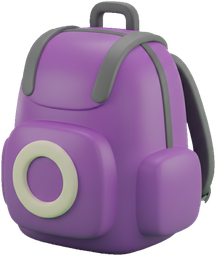
#> input picture assets/bag_backpack.png, 216 x 256 px
$ python -i gen_assets.py   (imports and definitions only)
#> lines starting #> are read from the running program, lines starting #| are printed output that depends on the picture; after the words box and inside, x2 and y2 are one past the last pixel; in counts of white or black regions, pixels touching at a corner belong together
#> further down, picture is the input picture: PIL image 216x256 RGBA; mean R, G, B, A 100.9, 76.5, 108, 185.7
#!/usr/bin/env python3
"""Generate the game's art from the Gemini image API.

    export GEMINI_API_KEY=...
    python3 tools/gen_assets.py               # everything that isn't on disk yet
    python3 tools/gen_assets.py --only bag_   # id prefix filter
    python3 tools/gen_assets.py --force       # regenerate even if it exists
    python3 tools/gen_assets.py --dry-run     # print the prompts, call nothing

Generation is the expensive, non-deterministic step, so the raw returns are kept
in assets/_raw/ and never overwritten unless you ask. Post-processing — chroma
key, trim, resize — is cheap and re-runs every time, so you can retune the keying
without paying for the image again.

Everything it writes lands in assets/ and is committed: the container this runs
in is ephemeral, the art is not.
"""

import argparse
import base64
import colorsys
import io
import json
import os
import ssl
import sys
import time
import urllib.error
import urllib.request
from collections import deque
from pathlib import Path

from PIL import Image, ImageFilter

ROOT = Path(__file__).resolve().parent.parent
SPEC = ROOT / "tools" / "assets.json"
ENDPOINT = "https://generativelanguage.googleapis.com/v1beta/models/{model}:generateContent"

# How far a pixel may drift from the backdrop colour and still count as backdrop.
# Seeding from the border is not the safeguard it looks like: the antialiased rim
# is a continuous ramp from backdrop to subject, so any tolerance wide enough to
# span that ramp lets the fill walk straight into the bag. At 78 it ate most of
# the mustard suitcase and the teal guitar case, whose colours sit ~75 from the
# green field. Keep this tight enough that the ramp stops it.
CHROMA_TOL = 40

# The backdrop also carries a contact shadow, too dark for CHROMA_TOL but the same
# hue, which survives as a green blob under the bag. A second pass takes anything
# that shares the backdrop's hue and is darker than it — correct for a shadow,
# wrong for a subject painted in the backdrop's own hue, which is what
# "shadow": false in assets.json is for.
SHADOW_HUE_TOL = 0.055   # fraction of the hue circle
SHADOW_MIN_SAT = 0.08    # below this it is a grey, not the tinted backdrop

# Backdrop the border fill cannot reach, because the subject encloses it. Tighter
# than CHROMA_TOL: this test is not anchored to the border, so it is the only
# thing standing between a subject's midtones and a hole punched through them.
HOLE_TOL = 28


# ── the API ─────────────────────────────────────────────────────

# [49 lines left out: functions _ssl_context, generate, not called in this run]


# ── post-processing ─────────────────────────────────────────────

def key_out_background(img, shadow=True):
    """Flood-fill the chroma backdrop away, starting from the frame border.

    Seeding from the border rather than keying globally is what lets a bag keep
    a colour the backdrop also contains — but only as far as CHROMA_TOL stays
    narrower than the antialiased rim, or the fill crosses it and keeps going.

    `shadow` adds the hue-matched second pass that lifts the contact shadow.
    Turn it off for a subject painted in the backdrop's own hue.
    """
#> called with shadow = True
    img = img.convert("RGBA")
    w, h = img.size
#> w = 216; h = 256
    px = img.load()

    corners = [px[0, 0], px[w - 1, 0], px[0, h - 1], px[w - 1, h - 1]]
#> corners = [(0, 0, 0, 0), (0, 0, 0, 0), (0, 0, 0, 0), (0, 0, 0, 0)]
    kr = sum(c[0] for c in corners) // 4
#> kr = 0
    kg = sum(c[1] for c in corners) // 4
#> kg = 0
    kb = sum(c[2] for c in corners) // 4
#> kb = 0
    tol2 = CHROMA_TOL * CHROMA_TOL
    k_hue, k_light, _ = colorsys.rgb_to_hls(kr / 255, kg / 255, kb / 255)
#> k_hue = 0; k_light = 0

    def is_shadow(r, g, b):
        hue, light, sat = colorsys.rgb_to_hls(r / 255, g / 255, b / 255)
        drift = abs(hue - k_hue)
        return (min(drift, 1 - drift) <= SHADOW_HUE_TOL
                and light < k_light and sat > SHADOW_MIN_SAT)

    def is_bg(x, y):
        r, g, b, _ = px[x, y]
        if (r - kr) ** 2 + (g - kg) ** 2 + (b - kb) ** 2 <= tol2:
            return True
        return shadow and is_shadow(r, g, b)

    seen = bytearray(w * h)
    q = deque()
    for x in range(w):
        for y in (0, h - 1):
            if not seen[y * w + x] and is_bg(x, y):
                seen[y * w + x] = 1
                q.append((x, y))
    for y in range(h):
        for x in (0, w - 1):
            if not seen[y * w + x] and is_bg(x, y):
                seen[y * w + x] = 1
                q.append((x, y))

    while q:
        x, y = q.popleft()
        for nx, ny in ((x - 1, y), (x + 1, y), (x, y - 1), (x, y + 1)):
            if 0 <= nx < w and 0 <= ny < h and not seen[ny * w + nx] and is_bg(nx, ny):
                seen[ny * w + nx] = 1
                q.append((nx, ny))

    # The border fill cannot reach backdrop it does not touch — the gap under a
    # handle, the triangle inside a strap — so those survive as green patches
    # welded to the bag. Sweep them separately, on a tolerance tight enough that
    # only the flat field qualifies and no part of a subject does.
    hole_tol2 = HOLE_TOL * HOLE_TOL
    for sy in range(h):
        for sx in range(w):
            if seen[sy * w + sx]:
                continue
            r, g, b, _ = px[sx, sy]
            if (r - kr) ** 2 + (g - kg) ** 2 + (b - kb) ** 2 > hole_tol2:
                continue
            blob = [(sx, sy)]
            seen[sy * w + sx] = 1
            hq = deque(blob)
            while hq:
                x, y = hq.popleft()
                for nx, ny in ((x - 1, y), (x + 1, y), (x, y - 1), (x, y + 1)):
                    if not (0 <= nx < w and 0 <= ny < h) or seen[ny * w + nx]:
                        continue
                    r, g, b, _ = px[nx, ny]
                    if (r - kr) ** 2 + (g - kg) ** 2 + (b - kb) ** 2 <= hole_tol2:
                        seen[ny * w + nx] = 1
                        blob.append((nx, ny))
                        hq.append((nx, ny))

    alpha = Image.frombytes("L", (w, h), bytes(255 if not s else 0 for s in seen))
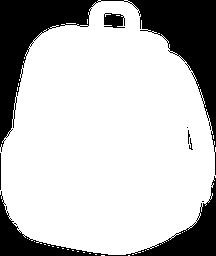
#> alpha: PIL image 216x256 L; 74.9% white; 8 black regions (4 under 20 px), largest, box (x1, y1, x2, y2) and area: (0, 0, 216, 175) 9826, (0, 176, 216, 256) 3730, (104, 13, 125, 28) 246, (0, 153, 1, 190) 37
    # Chroma bleeds a green rim into the antialiased edge. Pulling the matte in
    # by a pixel eats the fringe; the blur then puts a soft edge back.
    alpha = alpha.filter(ImageFilter.MinFilter(3)).filter(ImageFilter.GaussianBlur(0.7))
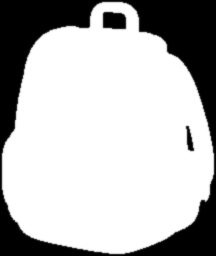
#> alpha: PIL image 216x256 L; min 0, max 255, mean 183.5

    out = img.copy()
    out.putalpha(alpha)
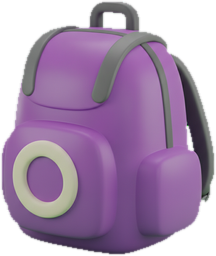
#> out: PIL image 216x256 RGBA; mean R, G, B, A 100.9, 76.5, 108, 183.5; transparent parts drawn white
    # Unmix the leftover backdrop tint from pixels that are now partly transparent.
    return Image.alpha_composite(Image.new("RGBA", (w, h), (0, 0, 0, 0)), out)


# [99 lines left out: functions trim_to_alpha, fit, post, main, not called in this run]


# [2 lines not run here, left out]

>>> from PIL import Image
>>> picture = Image.open('../assets/bag_backpack.png')
>>> result = key_out_background(picture)

$ run again, on assets/bag_guitar.png
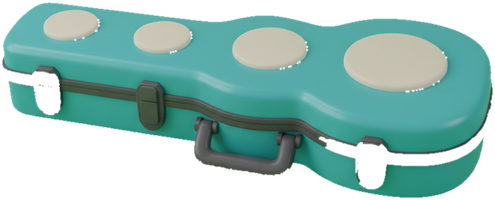
#> input picture assets/bag_guitar.png, 495 x 200 px
#> picture is the input picture: PIL image 495x200 RGBA; mean R, G, B, A 60.4, 103.6, 97.5, 162.7
#> corners = [(0, 0, 0, 0), (0, 0, 0, 0), (0, 0, 0, 0), (0, 0, 0, 0)]
#> kr = 0
#> the loop in key_out_background, `for x in range(w):` made 495 passes
#> the loop in key_out_background, `for y in range(h):` made 200 passes
#> in key_out_background, `alpha = Image.frombytes("L", (w, h), bytes(255 if not s else 0 for s i..`:
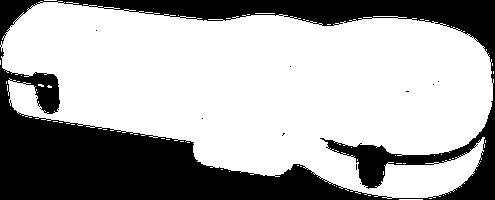
#> alpha: PIL image 495x200 L; 66.4% white; 11 black regions (10 under 20 px), largest, box (x1, y1, x2, y2) and area: (0, 0, 495, 200) 33216
#> in key_out_background, `out.putalpha(alpha)`:
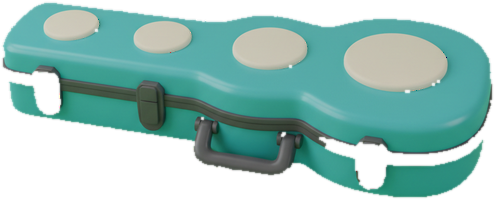
#> out: PIL image 495x200 RGBA; mean R, G, B, A 60.4, 103.6, 97.5, 161.5; transparent parts drawn white

$ run again, on assets/bag_petcarrier.png
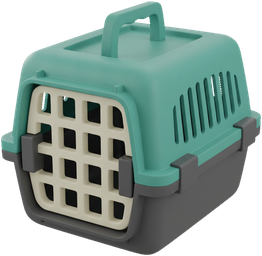
#> input picture assets/bag_petcarrier.png, 262 x 256 px
#> picture is the input picture: PIL image 262x256 RGBA; mean R, G, B, A 71.8, 92.4, 85.5, 175.9
#> corners = [(0, 0, 0, 0), (0, 0, 0, 0), (0, 0, 0, 0), (0, 0, 0, 0)]
#> kr = 0
#> in key_out_background, `alpha = Image.frombytes("L", (w, h), bytes(255 if not s else 0 for s i..`:
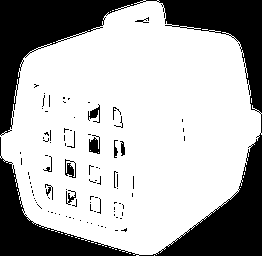
#> alpha: PIL image 262x256 L; 69.3% white; 94 black regions (80 under 20 px), largest, box (x1, y1, x2, y2) and area: (0, 0, 262, 256) 19510, (89, 135, 100, 154) 146, (65, 159, 76, 178) 119
#> in key_out_background, `out.putalpha(alpha)`:
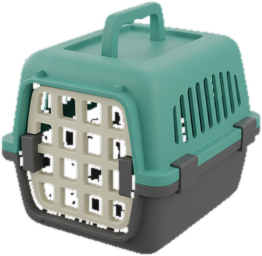
#> out: PIL image 262x256 RGBA; mean R, G, B, A 71.8, 92.4, 85.5, 162.9; transparent parts drawn white
